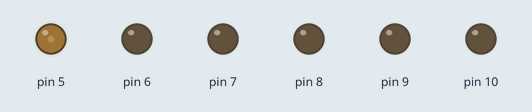
Recording of a sketch running on a simulated Arduino Uno, built with avr-gcc and run on an emulated ATmega328P. Shown: output pins drawn as LEDs (lit = HIGH).

Above: at 0.1 s.
At 2.1 s:
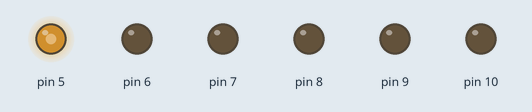
At 4.1 s:
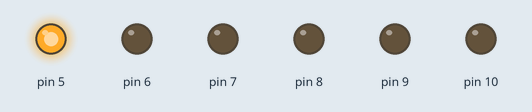
At 9.1 s:
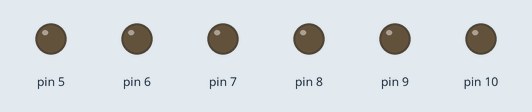
Timing chart, 0 to 10.6 s (numbered marks = the images above):
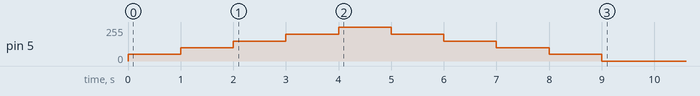

The sketch:

4.1-L298N-2.ino
```cpp
void setup() {
  // put your setup code here, to run once:
  pinMode(5, OUTPUT);
  pinMode(6, OUTPUT);
  pinMode(7, OUTPUT);
  pinMode(8, OUTPUT);
  pinMode(9, OUTPUT);
  pinMode(10, OUTPUT);

  analogWrite(5, 50);
  delay(1000);
  analogWrite(5, 100);
  delay(1000);
  analogWrite(5, 150);
  delay(1000);
  analogWrite(5, 200);
  delay(1000);
  analogWrite(5, 255);
  delay(1000);
  analogWrite(5, 200);
  delay(1000);
  analogWrite(5, 150);
  delay(1000);
  analogWrite(5, 100);
  delay(1000);
  analogWrite(5, 50);
  delay(1000);
  analogWrite(5, 0);
}

void loop() {
  // put your main code here, to run repeatedly:

}
```
